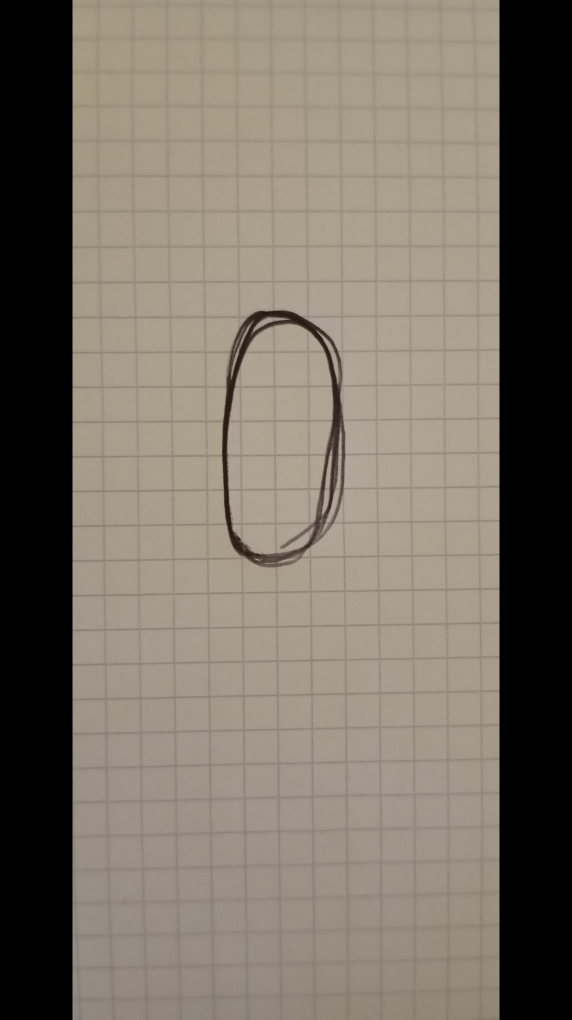
#> input picture Photos/Exemple_0.jpg, 2288 x 4080 px (shown at 1/4 size); its folder holds only this picture in this run
$ jupyter execute --allow-errors Digit_Image_Reco.ipynb
#> lines starting #> are read from the running program, lines starting #| are printed output that depends on the picture; after the words box and inside, x2 and y2 are one past the last pixel; in counts of white or black regions, pixels touching at a corner belong together
### Model/model.py
# -*- coding: utf-8 -*-
"""
Created on Wed Nov  4 21:29:42 2026

@author: quent

This class is a very basic 2 layer 2 dimensions Convolutional Network
"""

import torch.nn as nn
import torch.nn.functional as F


class CNN(nn.Module):
    def __init__(self):
        super().__init__()
        self.conv1 = nn.Conv2d(1, 32, 3, padding=1)
        self.conv2 = nn.Conv2d(32, 64, 3, padding=1)
        self.fc1 = nn.Linear(64 * 7 * 7, 128)
        self.fc2 = nn.Linear(128, 10)
        self.dropout = nn.Dropout(0.3)

    # [6 lines left out: function forward, not called in this run]

### Notebooks/Digit_Image_Reco.ipynb
This notebook is the continuation of the exploitation of CNN's, in the first notebook, i have trained a Convolutional Neural Network on the famous MNIST dataset wich is about recognition of white digits on a black backgroung so everything is on a grayscale, wich is easyier. Now that the model is trained and that the weights of the network are saved in mnist_cnn.pt, i can use the previously trained model on new imported data: this notebook take the path of the images taken from your smartphone on your computer and process them so it can correspond to a MNIST image and make a prediction on what it is. Try it yourself!

1. IMPORTATION

[cell 1]
import numpy as np
import matplotlib.pyplot as plt
from pathlib import Path

import torch
import torch.nn.functional as F
from torchvision import transforms
from PIL import Image, ImageOps, ImageChops, ImageFilter
from scipy import ndimage

torch.manual_seed(0)
#> (this line was passed over: torch is not available in this run)
np.random.seed(0)
device = "cpu"

# Mêmes valeurs de normalisation qu'à l'entraînement (MNIST_PyTorch.ipynb)
MEAN, STD = 0.1307, 0.3081

2. IMPORTATION OF THE MODEL

[cell 2]
from model import CNN

#> (the rest of this cell did not finish here and is left out)

3. IMAGE RECOGNITION SCRIPT

[cell 3]
def preprocess(image, invert=True, seuil=110, debug=False):
    # Fond transparent -> fond blanc
#> called with invert = True, seuil = 110, debug = True
    if image.mode in ("RGBA", "LA"):
        fond = Image.new("RGBA", image.size, (255, 255, 255, 255))
        image = Image.alpha_composite(fond, image.convert("RGBA"))

    image = ImageOps.exif_transpose(image)          # corrige la rotation des photos de téléphone
#> image is the input picture: PIL image 2288x4080 RGB; mean R, G, B 120.5, 112.5, 101.2
    img = image.convert("L")
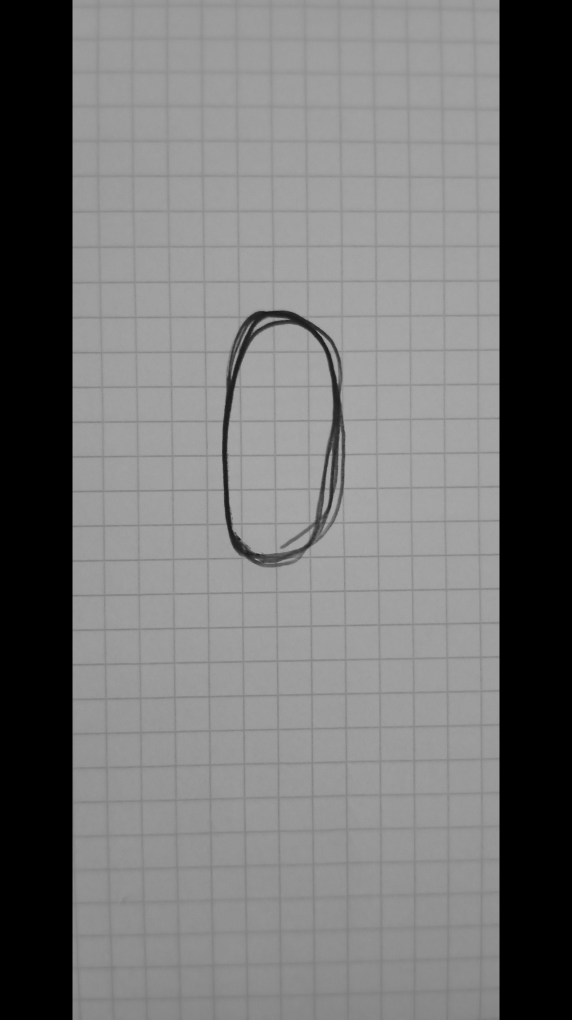
#> img: PIL image 2288x4080 L (shown at 1/4 size); min 0, max 178, mean 113.7
    if invert:
        img = ImageOps.invert(img)                  # chiffre clair sur fond sombre
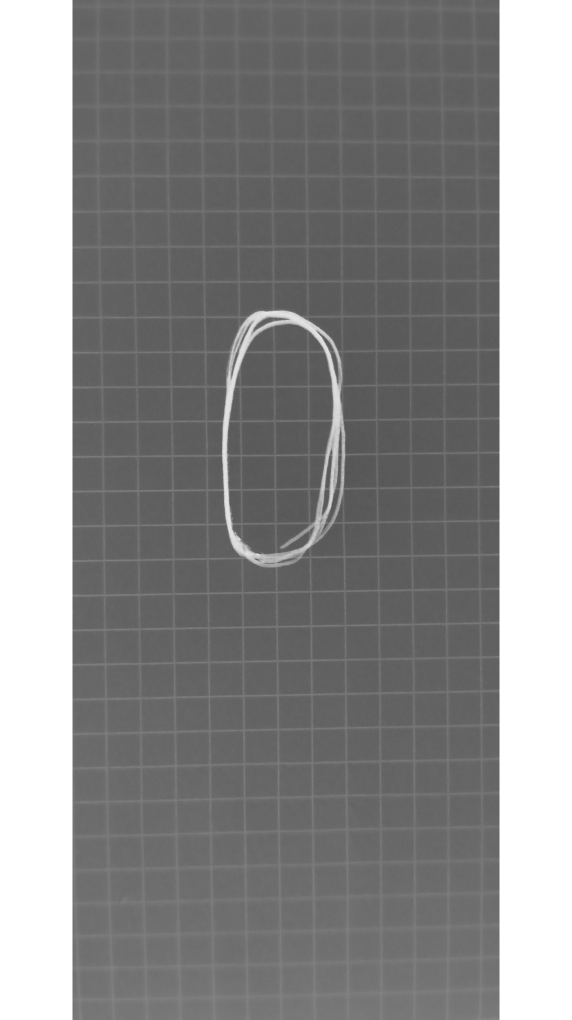
#> img: PIL image 2288x4080 L (shown at 1/4 size); min 77, max 255, mean 141.3
    img = ImageOps.autocontrast(img, cutoff=2)
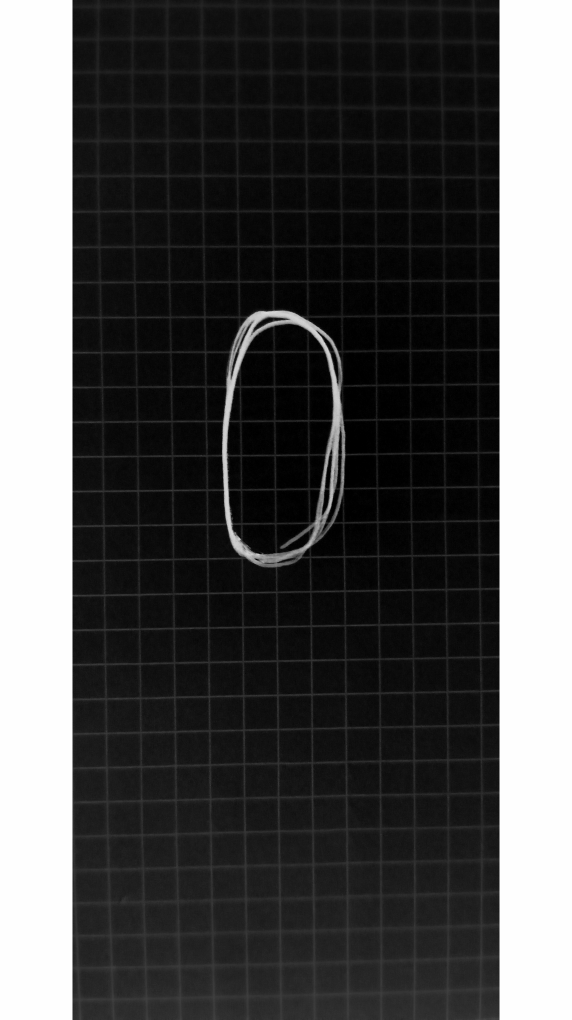
#> img: PIL image 2288x4080 L (shown at 1/4 size); min 0, max 254, mean 79.8
    img.thumbnail((400, 400))                       # réduit la photo (plus rapide, moins de bruit)
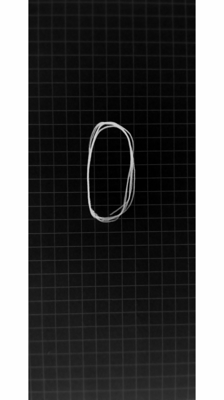
#> img: PIL image 224x400 L; min 0, max 255, mean 79.7
    etapes = [("contraste", img.copy())]

    # Masque binaire : ce qui est nettement plus clair que le fond
    masque = img.point(lambda p: 255 if p > seuil else 0)
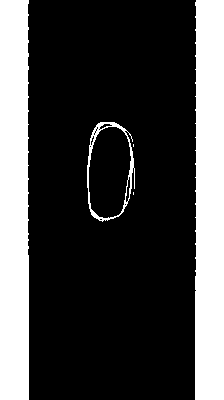
#> masque: PIL image 224x400 L; 26.2% white; 5 white regions (2 under 20 px), largest, box (x1, y1, x2, y2) and area: (0, 0, 29, 400) 11392, (195, 0, 224, 400) 11360, (87, 122, 135, 222) 707
    etapes.append(("masque brut", masque.copy()))

    # On écarte tout ce qui touche le bord de la photo (bords, ombres)
    lab, n = ndimage.label(np.asarray(masque) > 0)
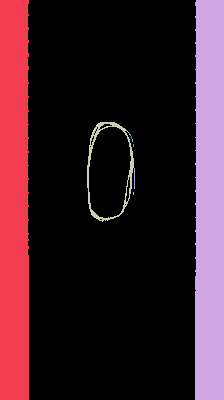
#> lab: shape (400, 224) int32; 12 distinct labels, from 0 to 11; one colour per label, 0 black
#> n = 11
    if n == 0:
        raise ValueError("Rien de détecté : baisse `seuil`.")
    bords = set(np.unique(np.concatenate([lab[0], lab[-1], lab[:, 0], lab[:, -1]])))
#> bords = 3 items
    aires = ndimage.sum(np.ones_like(lab), lab, index=range(1, n + 1))
#> aires = [11392, 11360, 674, 1, 1, 4, 3, 3, 3, 21, 3]
    gardes = [i for i in range(1, n + 1) if i not in bords]
#> gardes = [3, 4, 5, 6, 7, 8, 9, 10, 11]
    if not gardes:
        raise ValueError("Le chiffre touche le bord de la photo : laisse une marge autour.")
    plus_grande = max(aires[i - 1] for i in gardes)
#> plus_grande = 674
    gardes = [i for i in gardes if aires[i - 1] >= 0.2 * plus_grande]
#> gardes = [3]
    masque = Image.fromarray((np.isin(lab, gardes) * 255).astype(np.uint8))
#> masque: PIL image 224x400 L; 0.75% white in thin lines or dots, all inside (x1, y1, x2, y2) = (87, 122, 134, 222)
    etapes.append(("chiffre isolé", masque.copy()))

    # Recadrage sur le chiffre, puis réduction pour que la suite soit rapide
    masque = masque.crop(masque.getbbox())
#> masque: PIL image 47x100 L; 14.3% white; 1 white region, box (x1, y1, x2, y2) and area: (0, 0, 47, 100) 674
    masque.thumbnail((100, 100))

    # Trait épaissi proportionnellement à la taille du chiffre (comme MNIST)
    k = 2 * max(1, int(0.04 * max(masque.size))) + 1
#> k = 9
    masque = ImageOps.expand(masque, border=k, fill=0)
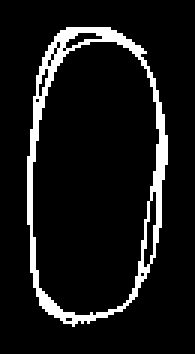
#> masque: PIL image 65x118 L (shown 3 times larger); 8.8% white in thin lines or dots, all inside (x1, y1, x2, y2) = (9, 9, 56, 109)
    masque = masque.filter(ImageFilter.MaxFilter(k))
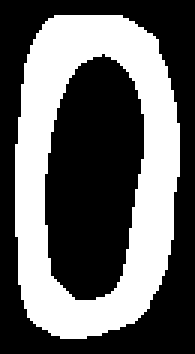
#> masque: PIL image 65x118 L (shown 3 times larger); 39.3% white; 1 white region, box (x1, y1, x2, y2) and area: (5, 5, 60, 113) 3013
    masque = masque.crop(masque.getbbox())
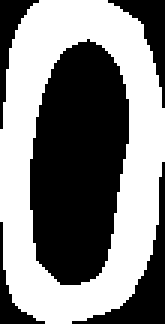
#> masque: PIL image 55x108 L (shown 3 times larger); 50.7% white; 5 black regions, box (x1, y1, x2, y2) and area: (10, 13, 43, 95) 2091, (24, 54, 55, 108) 354, (36, 0, 55, 36) 205, (0, 0, 13, 43) 165, (0, 74, 15, 108) 112
    etapes.append(("trait épaissi", masque.copy()))

    # 20 px de côté max, proportions conservées, centré dans 28x28
    w, h = masque.size
#> w = 55; h = 108
    echelle = 20 / max(w, h)
#> echelle = 0.185
    taille = (max(1, round(w * echelle)), max(1, round(h * echelle)))
#> taille = (10, 20)
    masque = masque.resize(taille, Image.LANCZOS)
    canvas = Image.new("L", (28, 28), 0)
#> canvas: PIL image 28x28 L; every value is 0
    canvas.paste(masque, ((28 - taille[0]) // 2, (28 - taille[1]) // 2))
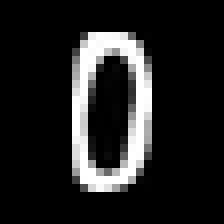
#> canvas: PIL image 28x28 L (shown 8 times larger); min 0, max 255, mean 33.2

    # Recentrage par centre de masse, comme dans MNIST
    a = np.asarray(canvas, dtype=np.float64)
    ys, xs = np.indices(a.shape)
    cy = (ys * a).sum() / a.sum()
#> cy = 13.24
    cx = (xs * a).sum() / a.sum()
#> cx = 13.34
    canvas = ImageChops.offset(canvas, round(13.5 - cx), round(13.5 - cy))
    etapes.append(("28×28 final", canvas))

    if debug:
        fig, axes = plt.subplots(1, len(etapes), figsize=(3 * len(etapes), 3))
        for ax, (titre, im) in zip(axes, etapes):
            ax.imshow(im, cmap="gray")
            ax.set_title(titre)
            ax.axis("off")
#> this loop made 5 passes
#> titre on passes 1 to 5: 'contraste', 'masque brut', 'chiffre isolé', 'trait épaissi', '28×28 final'
        plt.show()

    # Mêmes transformations qu'à l'entraînement, same transformation to keep the MNIST norm
    tenseur = transforms.ToTensor()(canvas)
    tenseur = transforms.Normalize((MEAN,), (STD,))(tenseur)
    return tenseur.unsqueeze(0), canvas             # (1, 1, 28, 28)

4. PREDICTION FUNCTION

[cell 4]
def predict(chemin_image, invert=True, seuil=110, debug=True):
    x, apercu = preprocess(Image.open(chemin_image), invert=invert, seuil=seuil, debug=debug)
    with torch.no_grad():
        probas = F.softmax(model(x.to(device)), dim=1)[0]

    top3 = torch.topk(probas, 3)
    chiffre = top3.indices[0].item()

    if not debug:
        plt.imshow(apercu, cmap="gray")
        plt.title(f"Prédiction : {chiffre} ({top3.values[0].item():.1%})")
        plt.axis("off")
        plt.show()

    print(f"Prédiction : {chiffre} ({top3.values[0].item():.1%})")
    for p, i in zip(top3.values, top3.indices):
        print(f"  {i.item()} : {p.item():.1%}")

5. FINAL RESULT: drop your photo(s) in the `photos` folder, then run this cell

[cell 5]
dossier = Path("../Photos")
extensions = {".jpg", ".jpeg", ".png", ".webp"}
images = [p for p in dossier.iterdir() if p.suffix.lower() in extensions]

if not images:
    raise FileNotFoundError(f"Aucune image trouvée dans '{dossier.resolve()}'. Dépose une photo (.jpg, .png, .webp) dedans.")

chemin = max(images, key=lambda p: p.stat().st_mtime)   # the most recent
print(f"Image used : {chemin.name}")
predict(chemin)
#> (the call stopped at in preprocess, `tenseur = transforms.ToTensor()(canvas)`: torchvision is not available in this run)
